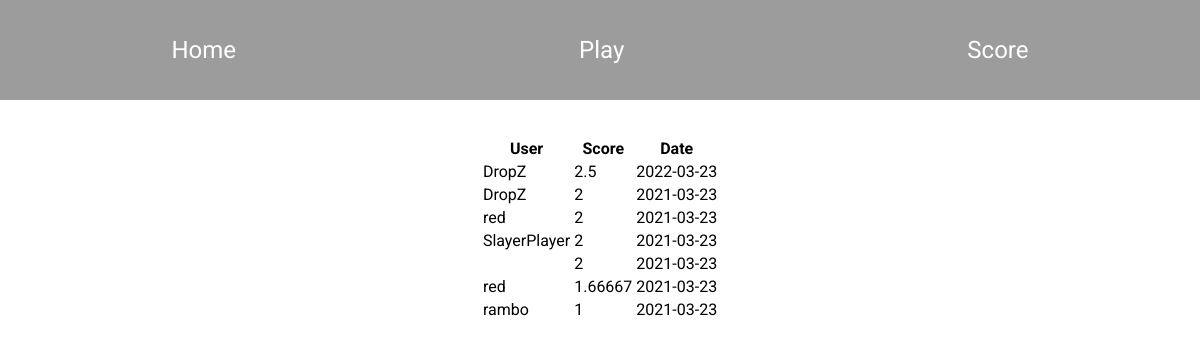
Screenshot of /score.php with the database file from the repository.
### tables this page shows
CREATE TABLE IF NOT EXISTS `score` (
  `id` int NOT NULL AUTO_INCREMENT,
  `username` varchar(255) NOT NULL,
  `score` float NOT NULL,
  `date` date NOT NULL,
  PRIMARY KEY (`id`)
);

### score.php (the view, shortened to what this page needs)
<!DOCTYPE html>
<html lang="fr-FR">
<head>
    <?php include_once('./inc/head-inc.php') ?>
</head>
<body>
    <?php
    include_once('./inc/nav-inc.php');
    ?>
    <div id="container">
        <?php
        $servername = 'localhost';
        $username = 'root';
        $password = '';
        try {
            $bdd = new PDO("mysql:host=$servername;dbname=memory_revisions", $username, $password);
            $bdd->setAttribute(PDO::ATTR_ERRMODE, PDO::ERRMODE_EXCEPTION);
        } catch (PDOException $e) {
            echo "Erreur : " . $e->getMessage();
        }
        $request = $bdd->prepare("SELECT * FROM `score` ORDER BY score DESC");
        $request->execute();
        $result = $request->fetchAll(PDO::FETCH_ASSOC);
        ?>
        <table>
            <thead>
                <tr>
                    <th>User</th>
                    <th>Score</th>
                    <th>Date</th>
                </tr>
            </thead>
            <tbody>
                <?php
                foreach ($result as $k => $value) :
                ?>
                    <tr>
                        <td><?= $value['username'] ?></td>
                        <td><?= $value['score'] ?></td>
                        <td><?= $value['date'] ?></td>
                    </tr>
                <?php endforeach; ?>
            </tbody>
        </table>
    </div>
</body>
</html>

### inc/head-inc.php (shortened to what this page needs)
<link href="./stylesheet/origin.css" rel="stylesheet" />

### inc/nav-inc.php
<header>
    <nav>
        <a href='./index.php'>Home</a>
        <a href='./memory.php'>Play</a>
        <a href='./score.php'>Score</a>
    </nav>
</header>

### stylesheet/origin.css (style rules this page uses)
html, body { margin: 0%; padding: 0%; }
body { font-family: 'Roboto', sans-serif; }
#container { margin-top: 3%; display: flex; flex-direction: column; justify-content: center; align-items: center; }
nav { height: 100px; background-color: rgba(0, 0, 0, 0.387); display: flex; flex-direction: row; justify-content: space-around; align-items: center; }
nav a { color: white; font-size: x-large; text-decoration: none; }

### rows the page displays
score: username "DropZ", score "2.5", date "2022-03-23"
score: username "DropZ", score "2", date "2021-03-23"
score: username "red", score "2", date "2021-03-23"
score: username "SlayerPlayer", score "2", date "2021-03-23"
score: score "2", date "2021-03-23"
score: username "red", score "1.66667", date "2021-03-23"
score: username "rambo", score "1", date "2021-03-23"
